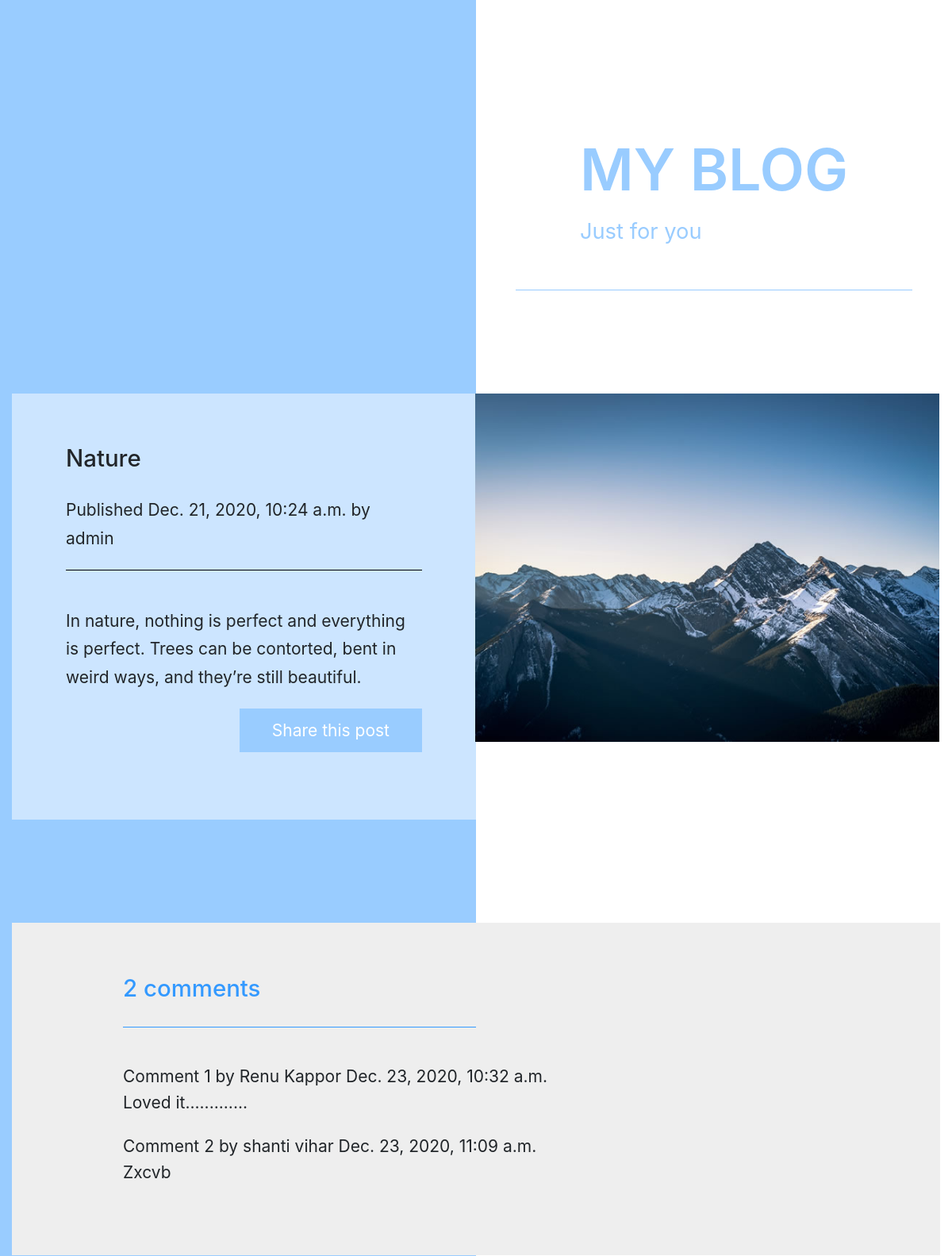
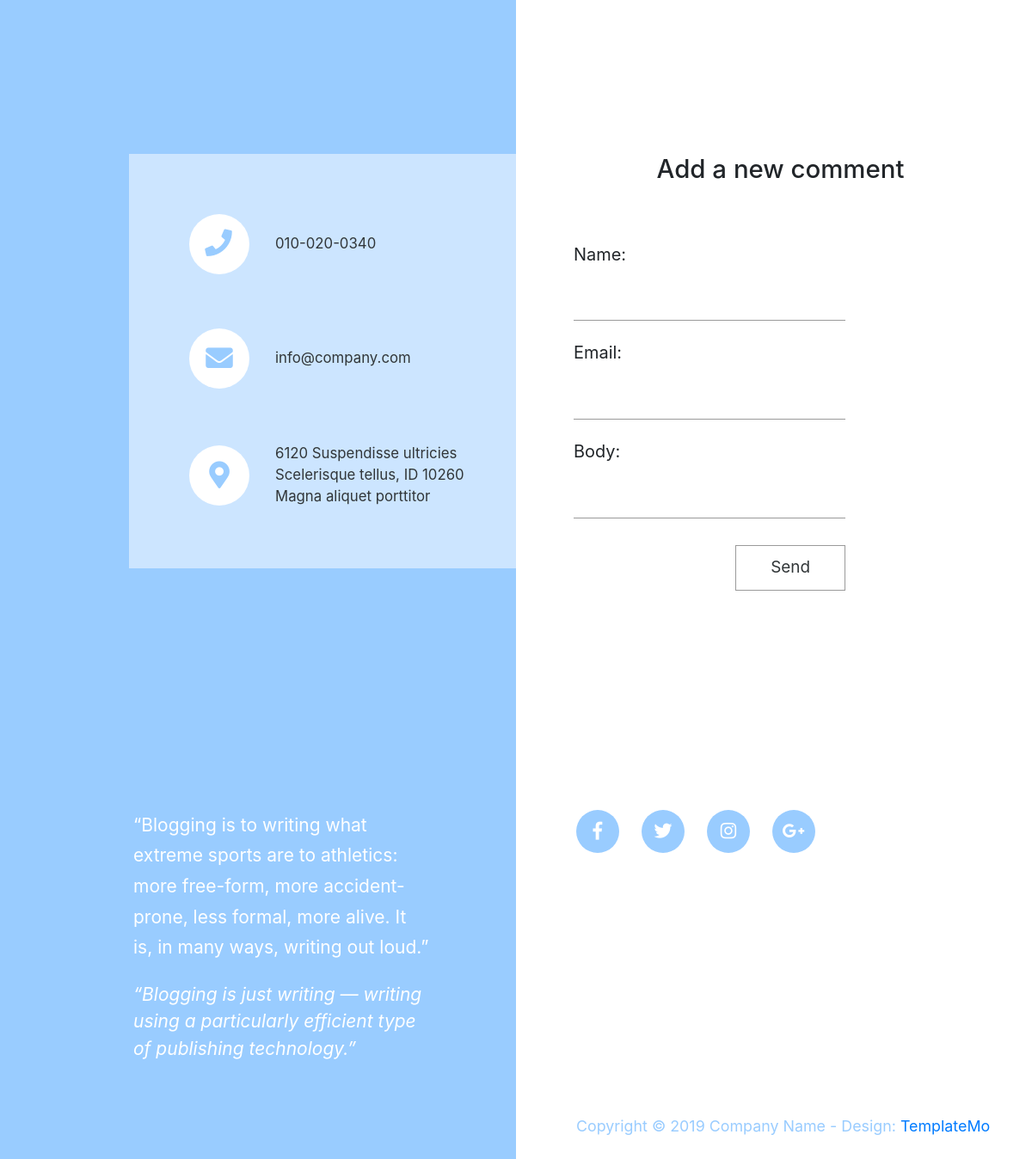
Screenshot of /2020/12/21/nature/ with the database file from the repository (2 pictures, top to bottom).
### blog/models.py (models this page shows, shortened)
class Post(models.Model):
	STATUS_CHOICES = (
		('draft',	'Draft'),
		('published',	'Published'),
	)
	title = models.CharField(max_length=250)
	slug = models.SlugField(max_length=250, unique_for_date='publish')
	author = models.ForeignKey(User, on_delete=models.CASCADE, related_name='blog_posts')
	body = models.TextField()
	publish = models.DateTimeField(default=timezone.now)
	created = models.DateTimeField(auto_now_add=True)
	updated = models.DateTimeField(auto_now=True)
	status = models.CharField(max_length=10, choices=STATUS_CHOICES, default='draft')
	objects = models.Manager()  # The	default	manager.
	published = PublishedManager()  # Our	custom	manager.
	class Meta:
		ordering = ('-publish',)

class Comment(models.Model):
	post = models.ForeignKey(Post,on_delete=models.CASCADE, related_name='comments')
	name = models.CharField(max_length=80)
	email = models.EmailField()
	body = models.TextField()
	created = models.DateTimeField(auto_now_add=True)
	updated = models.DateTimeField(auto_now=True)
	active = models.BooleanField(default=True)
	class Meta:
		ordering = ('created',)

### blog/views.py (the view)
# urls.py: path('<int:year>/<int:month>/<int:day>/<slug:post>/', views.post_detail, name='post_detail'),
def post_detail(request, year, month, day, post):
    post = get_object_or_404(Post,	slug=post,
                             status='published',
                             publish__year=year,
                             publish__month=month,
                             publish__day=day)
    comments = post.comments.filter(active=True)
    new_comment = None
    if request.method == 'POST':
        comment_form = CommentForm(data=request.POST)
        if comment_form.is_valid():
            new_comment = comment_form.save(commit=False)
            new_comment.post = post
            new_comment.save()
    else:
        comment_form = CommentForm()
    return render(request, 'blog/post/detail.html', {'post': post,'comments': comments, 'new_comment': new_comment, 'comment_form':	comment_form})

### blog/forms.py
class CommentForm(forms.ModelForm):
    name = forms.CharField(required=True,widget=forms.TextInput(attrs={'id':'contact_name','class':'form-control rounded-0 border-top-0 border-right-0 border-left-0'}))
    email = forms.EmailField(required=True,widget=forms.EmailInput(attrs={'id':'contact_email','class':'form-control rounded-0 border-top-0 border-right-0 border-left-0'}))
    body = forms.CharField(required=False, widget=forms.TextInput(attrs={'id':'contact_message','class':'form-control rounded-0 border-top-0 border-right-0 border-left-0'}))
    class Meta:
        model = Comment
        fields = ('name', 'email', 'body')

### templates/blog/post/detail.html (shortened to what this page needs)
{%	extends	"blog/base.html"	%}
{%	load	static	%}
{%	block	content	%}
<section id="section_1" class="tm-p-2-section-1 tm-sm-bg-blue">
    <div class="container-fluid">
        <div class="row flex-column-reverse flex-lg-row">
            <div class="col-md-12 col-lg-6 tm-text-left-container">
                <div class="tm-section-text-container-3 tm-bg-white-alpha h-100">
                    <h2 class="tm-section-title-mb">{{	post.title	}}</h2>
                    <p	class="date">Published	{{	post.publish	}}	by	{{	post.author	}}</p>
                    <hr class="tm-hr-mb" />
                    <p class="tm-p-mb">{{	post.body|linebreaks	}}</p>
                    <div class="text-right">
                        <p>
                            <a	class="btn btn-primary" href="{%	url	"blog:post_share"	post.id	%}"> Share	this	post</a>
                        </p>
                    </div>
                </div>
            </div>
            <div class="col-md-12 col-lg-6 tm-section-image-container tm-img-right-container">
                <img src="{% static 'img/forty_image_21.jpg' %}" alt="Image" class="img-fluid tm-img-right"/>
            </div>
        </div>
    </div>
</section>
<section id="section_3" class="tm-section-4">
    <div class="container-fluid">
        <div class="row">
            <div class="col-12">
                <div class="tm-section-text-container-7 tm-bg-dark-gray">
                    <h2 class="tm-section-title-mb tm-text-primary-bright">
                        {%	with	comments.count	as	total_comments	%}{{total_comments	}}	comment{{	total_comments|pluralize	}}
                        {%	endwith	%}
                    </h2>
                    <hr class="tm-hr-mb tm-hr-primary-bright tm-section-underline ml-0"/>
                    <p class="tm-p-mb">
                        {%	for	comment	in	comments	%}
                        <div	class="comment">
                        Comment	{{	forloop.counter	}}	by	{{	comment.name	}} {{	comment.created	}} {{	comment.body|linebreaks	}}
                        </div>
                        {%	empty	%}
                     There	are	no	comments	yet.
                     {%	endfor	%}
                    {%	if	new_comment	%}
                    <h2>Your	comment	has	been	added.</h2>
                    {%	else	%}
                </div>
            </div>
        </div>
    </div>
</section>
<div id="contact" class="tm-section-contact">
    <div class="row tm-contact-section">
        <div class="col-md-6 px-0">
            <div class="tm-bg-white-alpha tm-contact-left">
                <div class="media mb-5">
                    <a href="#" class="tm-contact-link">
                  <span class="tm-contact-icon-container">
                    <span class="tm-contact-icon-container-inner">
                      <i class="fas fa-phone tm-contact-icon tm-phone-icon"></i>
                    </span>
                  </span>
                        <span class="media-body"> 010-020-0340 </span>
                    </a>
                </div>
                <div class="media mb-5">
                    <a href="mailto:" class="tm-contact-link">
                  <span class="tm-contact-icon-container">
                    <span class="tm-contact-icon-container-inner">
                      <i class="fas fa-envelope tm-contact-icon"></i>
                    </span>
                  </span>
                        <span class="media-body"> info@company.com </span>
                    </a>
                </div>
                <div class="media">
                    <a href="" class="tm-contact-link">
                  <span class="tm-contact-icon-container">
                    <span class="tm-contact-icon-container-inner">
                      <i class="fas fa-map-marker-alt tm-contact-icon"></i>
                    </span>
                  </span>
                        <span class="media-body">
                    6120 Suspendisse ultricies<br />Scelerisque tellus, ID
                    10260<br />Magna aliquet porttitor
                  </span>
                    </a>
                </div>
            </div>
        </div>
        <div class="col-md-6 px-0">
            <center><h2>Add	a	new	comment</h2></center>
            <div class="tm-contact-form-container">
                <form	action="."	method="post"  class="tm-contact-form">
                    <div class="form-group">
                        {{	comment_form.as_p	}}
                    </div>
                    <div class="text-right">
                        <button type="submit" class="btn tm-btn-submit rounded-0">Send</button>
                    </div>
                </form>
                {%	endif	%}
            </div>
        </div>
    </div>
</div>
{%	endblock	%}

### static/css/templatemo-style.css (style rules this page uses)
html { font-family: "Open Sans", Arial, Helvetica, sans-serif; font-size: 21px; font-weight: 400; -webkit-font-smoothing: antialiased; scroll-behavior: smooth; }
body { overflow-x: hidden; }
a, button { transition: all 0.3s ease; }
.tm-bg-white-alpha { background-color: rgba(255, 255, 255, 0.5); }
.tm-bg-dark-gray { background-color: #eeeeee; }
h2 { font-size: 1.4rem; }
p { line-height: 1.7; }
.container-fluid { max-width: 1310px; }
.tm-section-4 { padding-top: 70px; padding-bottom: 70px; }
.tm-section-contact { padding-top: 110px; padding-bottom: 90px; }
.tm-text-primary-bright { color: #3399ff; }
.tm-hr-primary-bright { border-color: #3399ff; }
.tm-section-text-container-3 { padding: 64px 68px; }
.tm-section-title-mb { margin-bottom: 30px; }
.tm-img-right { margin-left: -1px; }
.tm-img-left-container, .tm-text-left-container { padding-right: 0; }
.tm-img-right-container { padding-left: 0; }
.tm-contact-section { font-size: 0.95rem; }
.tm-contact-left { max-width: 450px; margin-left: auto; margin-right: 0; padding: 70px 45px 70px 70px; }
.tm-contact-left, .tm-contact-form-container { max-width: 450px; }
.tm-contact-link { color: #313638; display: flex; align-items: center; font-size: 0.8rem; }
.tm-contact-icon-container { display: inline-block; background-color: white; color: #99ccff; width: 70px; height: 70px; border-radius: 50%; margin-right: 30px; }
.tm-contact-icon-container-inner { display: flex; align-items: center; justify-content: center; height: 100%; }
.tm-contact-icon { font-size: 1.5rem; }
.tm-phone-icon { margin-top: -2px; margin-left: -2px; }
.tm-contact-form { max-width: 380px; }
.form-group { margin-bottom: 1.5rem; }
.form-control { border-color: #9a9a9a; font-size: 0.9rem; }
.tm-contact-form-container { padding: 55px 67px; }
.tm-btn-submit { border: 1px solid #9a9a9a; padding: 10px 35px; color: #313638; font-size: 0.9rem; }
.tm-p-2-section-1 { margin-top: 70px; padding-top: 60px; padding-bottom: 60px; }
.tm-section-underline { width: 50%; }
.btn { padding: 11px 40px; border-radius: 0; }
.btn-primary { background-color: #99ccff; border-color: #99ccff; }
hr { border-color: black; }
.tm-hr-mb { margin-bottom: 46px; }
.tm-p-mb { margin-bottom: 45px; }
.tm-section-text-container-7 { padding: 65px 140px; }

### rows the page displays
Post: title "Nature", publish "Dec. 21, 2020, 10:24 a.m.", author "admin", body "In nature, nothing is perfect and everything is perfect. Trees can be contorted, bent in weird ways, and they’re still beautiful."
Comment: name "Renu Kappor", created "Dec. 23, 2020, 10:32 a.m.", body "Loved it............."
Comment: name "shanti vihar", created "Dec. 23, 2020, 11:09 a.m.", body "Zxcvb"

### other values shown
{{ total_comments }} "2"
